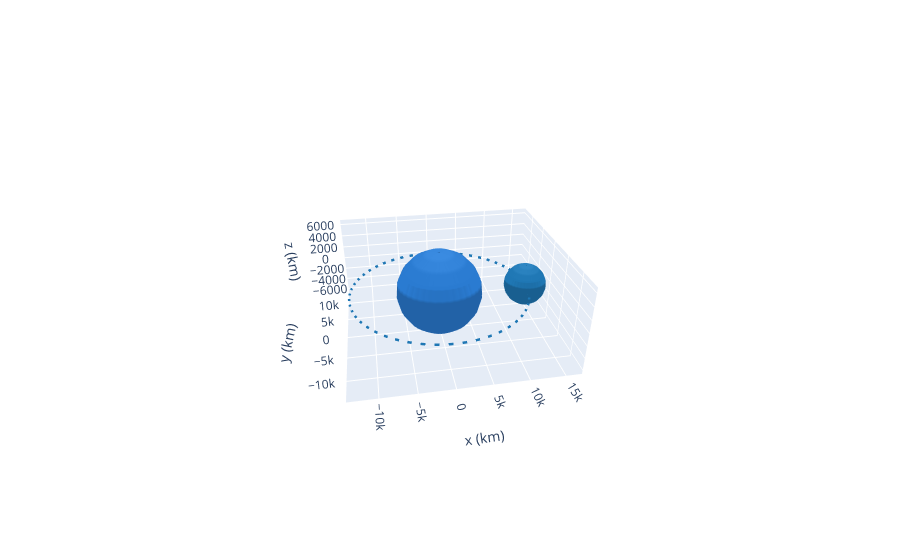

Write notebook code for a chart like this one.
### Code cell
from poliastro.plotting import OrbitPlotter3D
plotter = OrbitPlotter3D()
plotter.set_attractor(Earth)
plotter.plot(circularorbit)
plotter.set_view(30 * u.deg, 260 * u.deg, distance=3 * u.km)

### Figure 1 — Plotly figure (JSON) as saved in the notebook; plotly's stock layout.template omitted (floating-point values rounded to 4 significant figures; data arrays with more than 128 entries replaced by an {"elided": "..."} marker saying what was removed)
{"data": [{"cauto": false, "cmax": 1, "cmin": 1, "colorscale": [[0, "#2a7bd1"], [1, "#2a7bd1"]], "name": "Earth", "showscale": false, "type": "surface", "x": {"elided": "20x20 float values"}, "y": {"elided": "20x20 float values"}, "z": {"elided": "20x20 float values"}}, {"line": {"color": "rgb(31, 119, 180)", "dash": "dash", "width": 5}, "mode": "lines", "name": "2000-01-01 12:00", "type": "scatter3d", "x": {"elided": "150 float values"}, "y": {"elided": "150 float values"}, "z": {"elided": "150 int values"}}, {"cauto": false, "cmax": 1, "cmin": 1, "colorscale": [[0, "rgb(31, 119, 180)"], [1, "rgb(31, 119, 180)"]], "name": "2000-01-01 12:00", "showscale": false, "type": "surface", "x": {"elided": "20x20 float values"}, "y": {"elided": "20x20 float values"}, "z": {"elided": "20x20 float values"}}, {"cauto": false, "cmax": 1, "cmin": 1, "colorscale": [[0, "#2a7bd1"], [1, "#2a7bd1"]], "name": "Earth", "showscale": false, "type": "surface", "x": {"elided": "20x20 float values"}, "y": {"elided": "20x20 float values"}, "z": {"elided": "20x20 float values"}}, {"cauto": false, "cmax": 1, "cmin": 1, "colorscale": [[0, "#2a7bd1"], [1, "#2a7bd1"]], "name": "Earth", "showscale": false, "type": "surface", "x": {"elided": "20x20 float values"}, "y": {"elided": "20x20 float values"}, "z": {"elided": "20x20 float values"}}], "layout": {"autosize": true, "scene": {"aspectmode": "data", "camera": {"eye": {"x": -0.4512, "y": -2.559, "z": 1.5}}, "xaxis": {"title": {"text": "x (km)"}}, "yaxis": {"title": {"text": "y (km)"}}, "zaxis": {"title": {"text": "z (km)"}}}}}
